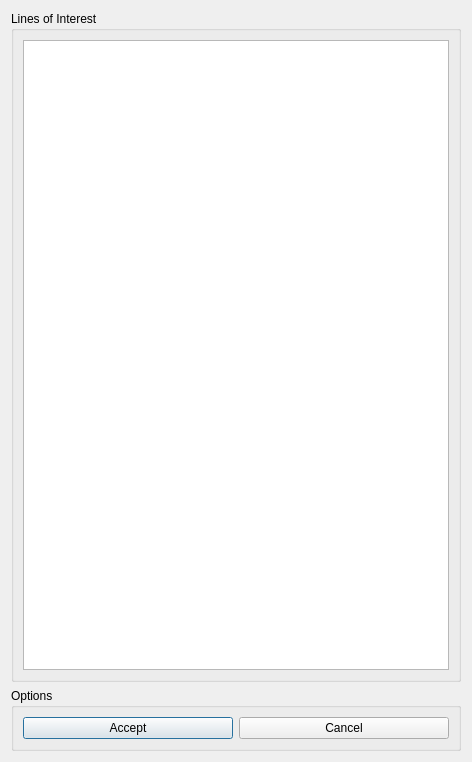
<?xml version="1.0" encoding="UTF-8"?>
<ui version="4.0">
 <class>MrsLoiList</class>
 <widget class="QDialog" name="MrsLoiList">
  <property name="geometry">
   <rect>
    <x>0</x>
    <y>0</y>
    <width>472</width>
    <height>762</height>
   </rect>
  </property>
  <property name="windowTitle">
   <string>Line of interest selection  - Beta version</string>
  </property>
  <layout class="QGridLayout" name="gridLayout_2">
   <item row="0" column="0">
    <layout class="QGridLayout" name="gridLayout">
     <item row="0" column="0">
      <widget class="QGroupBox" name="groupBox">
       <property name="sizePolicy">
        <sizepolicy hsizetype="Preferred" vsizetype="Minimum">
         <horstretch>0</horstretch>
         <verstretch>0</verstretch>
        </sizepolicy>
       </property>
       <property name="title">
        <string>Lines of Interest</string>
       </property>
       <layout class="QVBoxLayout" name="verticalLayout_2">
        <item>
         <layout class="QVBoxLayout" name="verticalLayout">
          <item>
           <widget class="QListWidget" name="loiW"/>
          </item>
         </layout>
        </item>
       </layout>
      </widget>
     </item>
     <item row="1" column="0">
      <widget class="QGroupBox" name="groupBox_2">
       <property name="sizePolicy">
        <sizepolicy hsizetype="Preferred" vsizetype="Fixed">
         <horstretch>0</horstretch>
         <verstretch>0</verstretch>
        </sizepolicy>
       </property>
       <property name="title">
        <string>Options</string>
       </property>
       <layout class="QHBoxLayout" name="horizontalLayout_2">
        <item>
         <layout class="QHBoxLayout" name="horizontalLayout">
          <item>
           <widget class="QPushButton" name="acceptButton">
            <property name="text">
             <string>Accept</string>
            </property>
           </widget>
          </item>
          <item>
           <widget class="QPushButton" name="cancelButton">
            <property name="text">
             <string>Cancel</string>
            </property>
           </widget>
          </item>
         </layout>
        </item>
       </layout>
      </widget>
     </item>
    </layout>
   </item>
  </layout>
 </widget>
 <resources/>
 <connections>
  <connection>
   <sender>acceptButton</sender>
   <signal>clicked()</signal>
   <receiver>MrsLoiList</receiver>
   <slot>accept()</slot>
   <hints>
    <hint type="sourcelabel">
     <x>126</x>
     <y>729</y>
    </hint>
    <hint type="destinationlabel">
     <x>235</x>
     <y>380</y>
    </hint>
   </hints>
  </connection>
  <connection>
   <sender>cancelButton</sender>
   <signal>clicked()</signal>
   <receiver>MrsLoiList</receiver>
   <slot>reject()</slot>
   <hints>
    <hint type="sourcelabel">
     <x>344</x>
     <y>729</y>
    </hint>
    <hint type="destinationlabel">
     <x>235</x>
     <y>380</y>
    </hint>
   </hints>
  </connection>
 </connections>
</ui>
